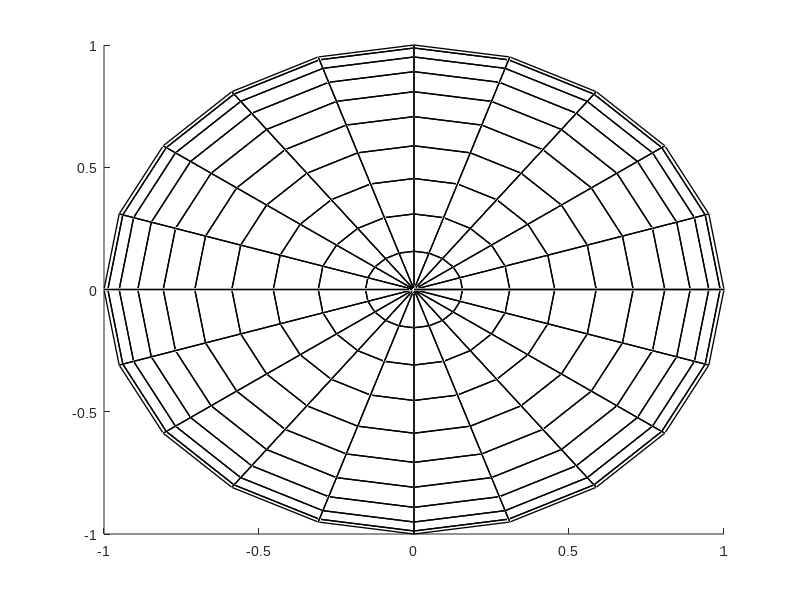

Source code (MATLAB): (Note: this script raises an error after producing the figure.)
prevFontName = get(0,'defaultAxesFontName');
set(0,'defaultAxesFontName','Arial');
resolutionScaling = 96/get(0,'ScreenPixelsPerInch');
fontSize = 16*resolutionScaling;
lineWidth = 1*resolutionScaling;
markerSize = 10*resolutionScaling;

figure
[x y z] = sphere(20);
s = surface(x,y,z,'facecolor','flat','cdata',z);
set(s,'edgecolor','black','facealpha','flat','alphadata',x.*z,'LineWidth',lineWidth);
alpha('scaled');
axis equal
box on
grid on
% campos([2 13 10]);
view(3)
if ~UIverlessthan('8.4')
  % set(gca,'XTickLabelRotation',45,'YTickLabelRotation',45,'ZTickLabelRotation',45)
end
set(gca,'Fontsize',fontSize,'LineWidth',lineWidth)
xlabel('X','Fontsize',fontSize);
ylabel('Y','Fontsize',fontSize);
zlabel('Z','Fontsize',fontSize);
title('Sphere^2 with Alpha_{Data}','Fontsize',fontSize);
plot2svg('sphere.svg'); % ,'',1);

set(0,'defaultAxesFontName',prevFontName);
